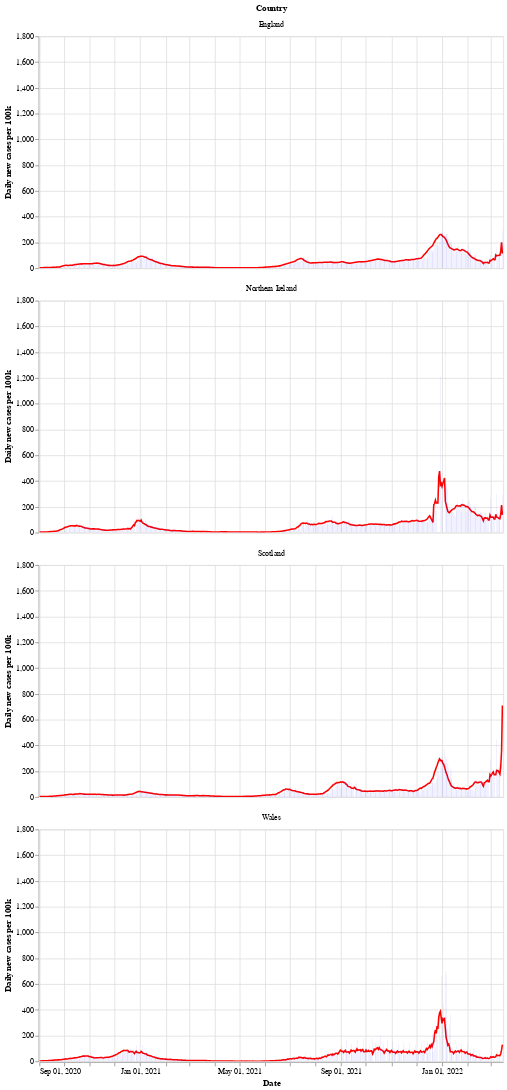

Write notebook code for a chart like this one.
### Markdown cell above
Next is a bar chart of the number of new cases in each country (per 100k population), with the 7 day moving average of cases. Again we see that Wales saw a longer period of raising and falling cases compared to the other countries.

After a period of cases falling, each nation is now seeing a rise in the number of cases - especially in Wales.

### Code cell
# collapse
bars = alt.Chart(uk_cases).mark_bar().encode(
    x=alt.X("yearmonthdate(date):T", axis=alt.Axis(title='Date')),
    y=alt.Y("newCasesRate:Q", axis=alt.Axis(title='Daily new cases per 100k')),
    tooltip='newCasesRate',
    color=alt.condition(
        alt.datum.dailyChange > 0,
        alt.value("orange"),  # The positive color
        alt.value("blue")  # The negative color
    )
).properties(title='New cases per 100k population with rolling 7 day average', width=600).interactive()
line = alt.Chart(uk_cases).mark_line(
    color='red',
    size=2,
).transform_window(
    rolling_mean='mean(newCasesRate)',
    frame=[0, 7],
    groupby=['areaName']
).encode(
    x='yearmonthdate(date):T',
    y='rolling_mean:Q'
)
alt.layer(line, bars, data=uk_cases).facet(alt.Row('areaName', title='Country'), columns=1)

### Figure 1 — Vega-Lite specification as saved in the notebook (floating-point values rounded to 4 significant figures; data arrays with more than 128 entries replaced by an {"elided": "..."} marker saying what was removed)
{"config": {"view": {"continuousWidth": 400, "continuousHeight": 300}}, "data": {"name": "data-ce575a9b85ba178bd65b8e22ce101abc"}, "facet": {"type": "nominal", "field": "areaName", "title": "Country"}, "spec": {"layer": [{"mark": {"type": "line", "color": "red", "size": 2}, "encoding": {"x": {"type": "temporal", "field": "date", "timeUnit": "yearmonthdate"}, "y": {"type": "quantitative", "field": "rolling_mean"}}, "transform": [{"window": [{"op": "mean", "field": "newCasesRate", "as": "rolling_mean"}], "frame": [0, 7], "groupby": ["areaName"]}]}, {"mark": "bar", "encoding": {"color": {"condition": {"value": "orange", "test": "(datum.dailyChange > 0)"}, "value": "blue"}, "tooltip": {"type": "quantitative", "field": "newCasesRate"}, "x": {"type": "temporal", "axis": {"title": "Date"}, "field": "date", "timeUnit": "yearmonthdate"}, "y": {"type": "quantitative", "axis": {"title": "Daily new cases per 100k"}, "field": "newCasesRate"}}, "selection": {"selector002": {"type": "interval", "bind": "scales", "encodings": ["x", "y"]}}, "title": "New cases per 100k population with rolling 7 day average", "width": 600}]}, "columns": 1, "$schema": "https://vega.github.io/schema/vega-lite/v4.8.1.json", "datasets": {"data-ce575a9b85ba178bd65b8e22ce101abc": {"elided": "2244 records"}}}
